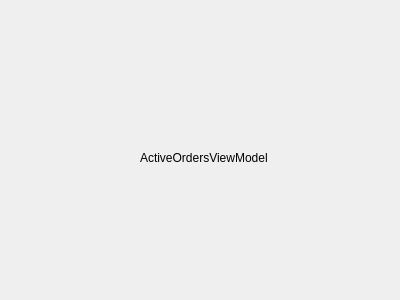
<?xml version="1.0" encoding="UTF-8"?>
<ui version="4.0">
 <class>ActiveOrdersViewModel</class>
 <widget class="QWidget" name="ActiveOrdersViewModel">
  <property name="geometry">
   <rect>
    <x>0</x>
    <y>0</y>
    <width>400</width>
    <height>300</height>
   </rect>
  </property>
  <property name="windowTitle">
   <string>Form</string>
  </property>
  <widget class="QLabel" name="label">
   <property name="geometry">
    <rect>
     <x>140</x>
     <y>150</y>
     <width>231</width>
     <height>16</height>
    </rect>
   </property>
   <property name="text">
    <string>ActiveOrdersViewModel</string>
   </property>
  </widget>
 </widget>
 <resources/>
 <connections/>
</ui>
